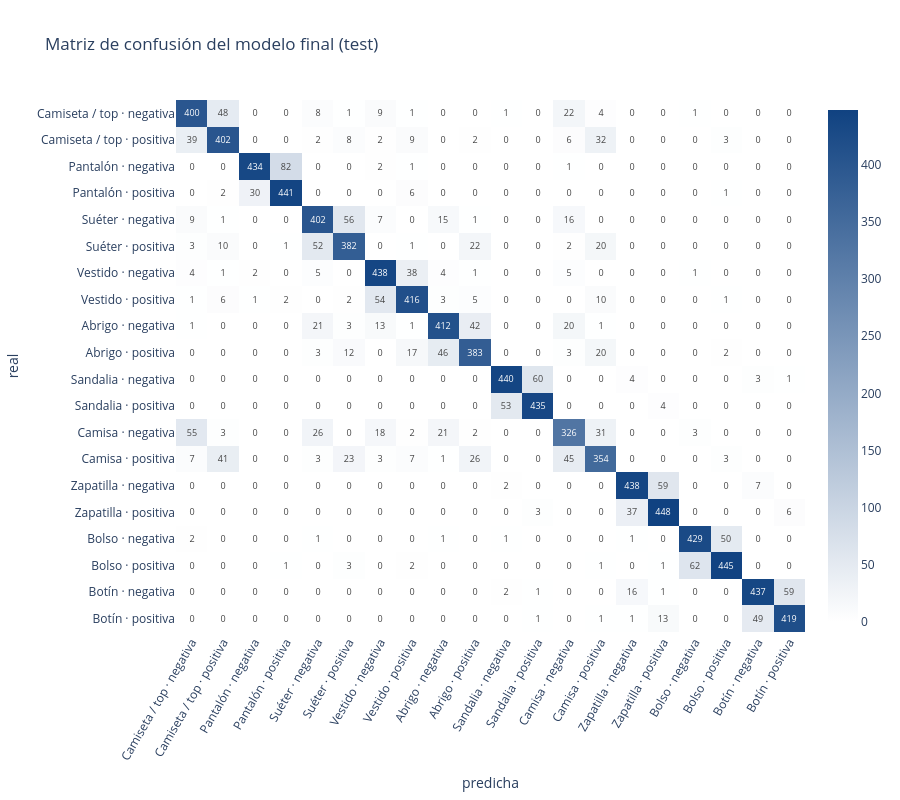

Notebook source saved alongside this figure:
### Markdown cell above
Matriz de 20 × 20 en test. Las confusiones entre clases de la misma prenda (sentimiento equivocado) quedan junto a la diagonal; las confusiones entre prendas forman bloques alejados de ella.

### Code cell
# ============================================================
# Matriz de confusión conjunta en test
# ============================================================
matriz = confusion_matrix(pred_test["y_true"], pred_test["y_pred"], labels=list(range(20)))
fig = go.Figure(go.Heatmap(z=matriz, x=list(range(20)), y=list(range(20)), colorscale=[[0, "#FFFFFF"], [1, COLORES[0]]],
                           text=matriz, texttemplate="%{text}", textfont={"size": 9}))
fig.update_xaxes(tickvals=list(range(20)), ticktext=CLASES_CONJUNTAS, tickangle=-60, title_text="predicha")
fig.update_yaxes(tickvals=list(range(20)), ticktext=CLASES_CONJUNTAS, autorange="reversed", title_text="real")
fig.update_layout(title="Matriz de confusión del modelo final (test)", height=800)
fig.show()

### Figure 1 — Plotly figure (JSON) as saved in the notebook; plotly's stock layout.template omitted (floating-point values rounded to 4 significant figures; data arrays with more than 128 entries replaced by an {"elided": "..."} marker saying what was removed)
{"data": [{"colorscale": [[0, "#FFFFFF"], [1, "#104281"]], "text": {"elided": "20x20 int values"}, "textfont": {"size": 9}, "texttemplate": "%{text}", "x": [0, 1, 2, 3, 4, 5, 6, 7, 8, 9, 10, 11, 12, 13, 14, 15, 16, 17, 18, 19], "y": [0, 1, 2, 3, 4, 5, 6, 7, 8, 9, 10, 11, 12, 13, 14, 15, 16, 17, 18, 19], "z": {"elided": "20x20 int values"}, "type": "heatmap"}], "layout": {"xaxis": {"title": {"text": "predicha"}, "tickvals": [0, 1, 2, 3, 4, 5, 6, 7, 8, 9, 10, 11, 12, 13, 14, 15, 16, 17, 18, 19], "ticktext": ["Camiseta / top · negativa", "Camiseta / top · positiva", "Pantalón · negativa", "Pantalón · positiva", "Suéter · negativa", "Suéter · positiva", "Vestido · negativa", "Vestido · positiva", "Abrigo · negativa", "Abrigo · positiva", "Sandalia · negativa", "Sandalia · positiva", "Camisa · negativa", "Camisa · positiva", "Zapatilla · negativa", "Zapatilla · positiva", "Bolso · negativa", "Bolso · positiva", "Botín · negativa", "Botín · positiva"], "tickangle": -60}, "yaxis": {"title": {"text": "real"}, "tickvals": [0, 1, 2, 3, 4, 5, 6, 7, 8, 9, 10, 11, 12, 13, 14, 15, 16, 17, 18, 19], "ticktext": ["Camiseta / top · negativa", "Camiseta / top · positiva", "Pantalón · negativa", "Pantalón · positiva", "Suéter · negativa", "Suéter · positiva", "Vestido · negativa", "Vestido · positiva", "Abrigo · negativa", "Abrigo · positiva", "Sandalia · negativa", "Sandalia · positiva", "Camisa · negativa", "Camisa · positiva", "Zapatilla · negativa", "Zapatilla · positiva", "Bolso · negativa", "Bolso · positiva", "Botín · negativa", "Botín · positiva"], "autorange": "reversed"}, "title": {"text": "Matriz de confusión del modelo final (test)"}, "height": 800}}
